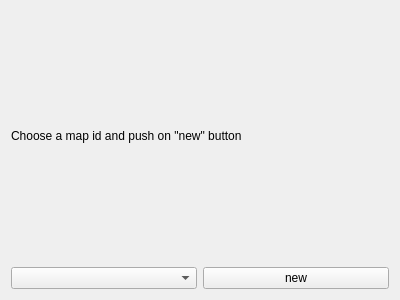
<?xml version="1.0" encoding="UTF-8"?>
<ui version="4.0">
 <class>LoginNew</class>
 <widget class="QWidget" name="LoginNew">
  <property name="geometry">
   <rect>
    <x>0</x>
    <y>0</y>
    <width>400</width>
    <height>300</height>
   </rect>
  </property>
  <property name="windowTitle">
   <string>Form</string>
  </property>
  <layout class="QVBoxLayout" name="verticalLayout">
   <item>
    <widget class="QLabel" name="labelChooseMapId">
     <property name="text">
      <string>Choose a map id and push on &quot;new&quot; button</string>
     </property>
    </widget>
   </item>
   <item>
    <layout class="QHBoxLayout" name="horizontalLayout">
     <item>
      <widget class="QComboBox" name="comboBoxMapId"/>
     </item>
     <item>
      <widget class="QPushButton" name="buttonNew">
       <property name="text">
        <string>new</string>
       </property>
      </widget>
     </item>
    </layout>
   </item>
  </layout>
 </widget>
 <resources/>
 <connections/>
</ui>
